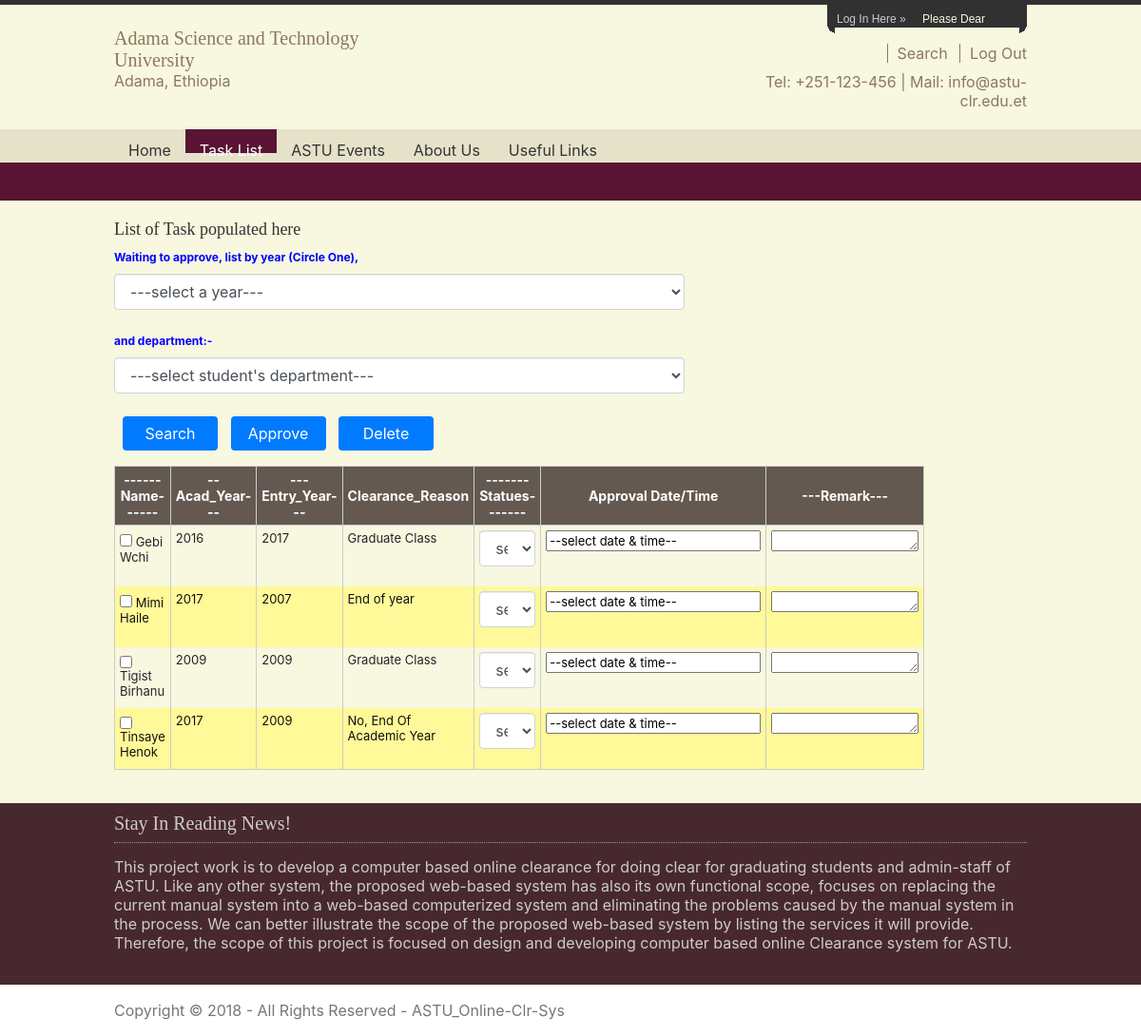
Screenshot of /pages/task_list_2.php with the database file from the repository.
### tables this page shows
CREATE TABLE `user_basic_info` (
  `id` varchar(50) NOT NULL,
  `name` varchar(50) NOT NULL,
  `user_role` varchar(50) NOT NULL,
  `email` varchar(50) NOT NULL,
  `userp_key` varchar(50) NOT NULL,
  `cuserp_key` varchar(50) NOT NULL,
  `created_date` date NOT NULL
);

CREATE TABLE `user_details` (
  `id` varchar(50) NOT NULL,
  `sex` varchar(50) NOT NULL,
  `dept_name` varchar(50) NOT NULL,
  `institution_name` varchar(50) NOT NULL,
  `staff_position` varchar(50) NOT NULL,
  `entry_year` year(4) NOT NULL,
  `acad_year` year(4) NOT NULL,
  `year_circ` varchar(50) NOT NULL,
  `semester` varchar(15) NOT NULL,
  `prog_type` varchar(50) NOT NULL,
  `reason_4clr` varchar(50) NOT NULL,
  `clr_status` varchar(15) NOT NULL,
  `remark` varchar(250) NOT NULL,
  `approval_datetime` date NOT NULL,
  `stud_comment` varchar(1000) NOT NULL,
  `staff_comment` varchar(1000) NOT NULL,
  `phone_num` varchar(20) NOT NULL
);

### pages/task_list_2.php (the view, shortened to what this page needs)
<?php
	include_once '../astu_dbconnect.php';
	$sql = "select user_basic_info.name, user_details.acad_year, user_details.entry_year,
			user_details.reason_4clr from user_basic_info inner join user_details on user_basic_info.id = user_details.id
			where user_details.entry_year != '' order by user_basic_info.name ASC";
			$result = mysqli_query($conn, $sql);
?>
<html xmlns="http://www.w3.org/1999/xhtml">
<head>
<link rel="stylesheet" href="../layout/styles/layout.css" type="text/css" />
<link rel="stylesheet" href="../layout/styles/regi-form.css" type="text/css" />
	 <link href="./layout/bootstrap/css/bootstrap.min.css" rel="stylesheet" media="screen">
     <link href="../layout/css/bootstrap-datetimepicker.min.css" rel="stylesheet" media="screen">
</head>
<body>
<div class="wrapper col0">
  <div id="topbar">
    <div id="loginpanel">
      <ul>
        <li class="left">Log In Here &raquo;</li>
        <li class="right" id="toggle"><a id="slideit" href="#slidepanel"> Please Dear </a>
		<a id="closeit" style="display: none;" href="#slidepanel">Close Panel</a></li>
      </ul>
    </div>
    <br class="clear" />
  </div>
</div>
<div class="wrapper col1">
  <div id="header">
    <div id="logo">
      <h3><a href="../index.php">Adama Science and Technology University</a></h3>
      <p>Adama, Ethiopia</p>
    </div>
    <div class="fl_right">
      <ul>
        <li class="last"></li>
			<li><a id="slideit" href="https://www.google.com/search">Search</a></li>
			<li><a href="../index.php">Log Out</a></li>
      </ul>
      <p>Tel: +251-123-456 | Mail: info@astu-clr.edu.et</p>
    </div>
    <br class="clear" />
  </div>
</div>
<div class="wrapper col2">
  <div id="topnav">
    <ul>
      <li><a href="../index.php">Home</a>
      </li>
      <li class="active"><a href="task_list_2.php">Task List</a>
      </li>
      <li><a href="astu_events.html">ASTU Events</a>
      </li>
      <li><a href="#">About Us</a></li>
      <li class="last"><a href="#">Useful Links</a></li>
    </ul>
  </div>
</div>
<div class="wrapper col4">
  <div id="container">
    <div id="content">
      <h1> List of Task populated here </h1>
	  <form >
	  <div class="form-group">
						<label for="name" style="font-size:12; color:blue;" >Waiting to approve, list by year (Circle One),</label>
						<br>
						<select name="year_circ" id="year_circ" class="form-control" style="">
						<option value="0">---select a year---</option>
						</select>
					<br>
						<label for="name" style="font-size:12; color:blue;" >and department:-</label>
						<select name="stud_dept" id="stud_dept" class="form-control" style="">
						<option value="0">---select student's department---</option>
						</select>
			<br>
			<input type="submit" name="search" value="Search" class="btn btn-primary" style="color:White;background-color:;border-style:None;width:100px;"/>
			<input type="submit" name="approve" value="Approve" class="btn btn-primary" style="color:White;background-color:;border-style:None;width:100px;"/>
			<input type="submit" name="delete" value="Delete" class="btn btn-primary" style="color:White;background-color:;border-style:None;width:100px;"/>
		</div>
      </form>
      <table summary="Summary Here" cellpadding="0" cellspacing="0" border="0" >
        <thead style="font-size:14px;">
          <tr>
            <th>------Name------</th>
            <th>--Acad_Year---</th>
            <th>---Entry_Year---</th>
            <th>Clearance_Reason</th>
			<th>-------Statues-------</th>
			<th>Approval Date/Time</th>
			<th>---Remark---</th>
          </tr>
        </thead>
		<tbody>
<?php
$k = 0;
	while ($row = mysqli_fetch_array($result))
	{
		if ($k % 2 == 0)
			$class_name = "even_row";
		else
			$class_name = "odd_row";
 ?>
	<tr style="font-size:13px;" class = "<?php if(isset($class_name)) echo $class_name;?>" id="list_table">
		<td> <input type="checkbox" >
			 <?php echo $row["name"]; ?> </td>
		<td> <?php echo $row["acad_year"]; ?> </td>
		<td> <?php echo $row["entry_year"]; ?> </td>
		<td> <?php echo $row ["reason_4clr"]; ?> </td>
		<td>
		<form >
		<div class="form-group" >
						<select name="clr_status" id="clr_status" class="form-control" >
						<option value="0" >select status </option>
						</select>
		</div>
		</form>
		</td>
		<td>
		<div class="container_4date">
		<div class="control-group4date">
                <div class="controls input-append date form_datetime" data-date="1979-09-16T05:25:07Z" data-date-format="dd MM yyyy - HH:ii p" data-link-field="dtp_input1">
                    <input size="22" type="text" value="--select date & time--" readonly>
                </div>
				<input type="hidden" id="dtp_input1" value="" /><br/>
         </div>
         </div>
		</td>
		<td>  <textarea name="remark" id="remark" cols="16" rows="1"></textarea> </td>
	</tr>
<?php
 $k++;
}
?>
	 </tbody>
      </table>
    </div>
  </div>
</div>
<div class="wrapper col5">
	<div id="footer">
      <h2>Stay In Reading News!</h2>
          <p>
		 This project work is to develop a computer based online clearance for doing clear for graduating students and admin-staff of ASTU. Like any other system, the proposed web-based system has also its own functional scope, focuses on replacing the current manual system into a web-based computerized system and eliminating the problems caused by the manual system in the process. We can better illustrate the scope of the proposed web-based system by listing the services it will provide. Therefore, the scope of this project is focused on design and developing computer based online Clearance system for ASTU.
    </div>
    <br class="clear" />
  </div>
<div class="wrapper col6">
  <div id="copyright">
    <p class="fl_left">Copyright &copy; 2018 - All Rights Reserved - <a href="#">ASTU_Online-Clr-Sys</a></p>
    <br class="clear" />
  </div>
</div>
</body>
</html>

### layout/styles/layout.css (style rules this page uses)
html { overflow-y:scroll; }
body { margin:0; padding:0; font-size:12px; font-family:verdana, Arial, Helvetica, sans-serif; color:#333333; background-color:#FFFFFF; }
.right { text-align:right; }
a { outline:none; text-decoration:none; }
.fl_left, .imgl { float:left; }
.fl_right, .imgr { float:right; }
div.wrapper { display:block; width:100%; margin:0; padding:0; text-align:left; }
div.wrapper h1, div.wrapper h2, div.wrapper h3, div.wrapper h4, div.wrapper h5, div.wrapper h6 { margin:0; padding:0; font-size:20px; font-weight:normal; line-height:normal; font-family:Georgia, "Times New Roman", Times, serif; }
.col0 { color:#313131; background-color:#F8F7DF; border-top:5px solid #313131; }
.col1, .col1 a { color:#8B785F; background-color:#F8F7DF; }
.col2 { color:#333333; background:url("images/topnav_bg.gif") bottom left repeat-x #E5E2C9; }
.col4 { color:#666666; background-color:#F8F7DF; }
.col5 { color:#CCCCCC; background-color:#48282F; }
.col6, .col6 a { color:#767772; background-color:#FFFFFF; }
#header, #topbar, #topnav, #breadcrumb, #container, #footer, #copyright { display:block; position:relative; width:960px; margin:0 auto; }
#header { padding:0 0 20px 0; }
#header #logo { display:block; float:left; width:300px; overflow:hidden; }
#header #logo h1, #header p, #header ul { margin:0; padding:0; list-style:none; line-height:normal; }
#header .fl_right { display:block; float:right; width:330px; margin:17px 0 0 0; padding:0; text-align:right; }
#header .fl_right ul { margin-bottom:10px; }
#header li { display:inline; margin:0 0 0 8px; padding:0 0 0 10px; border-left:1px solid #8B785F; }
#header li.last { margin-right:0; padding-right:0; border:none; }
#container { padding:20px 0; }
#container h1, #container h2, #container h3, #container h4, #container h5, #container h6 { font-size:18px; margin:0 0 10px 0; color:#333333; background-color:#F8F7DF; }
#content { display:block; float:left; width:600px; }
#footer { padding:10px 0; }
#footer h2 { margin-bottom:15px; padding-bottom:8px; border-bottom:1px dotted #999999; }
#footer p, #footer ul, #footer a { margin:0; padding:0; font-weight:normal; list-style:none; line-height:normal; }
#copyright { padding:15px 0; }
#copyright p { margin:0; padding:0; }

### layout/styles/navi.css (style rules this page uses)
#topnav { height:75px; overflow:hidden; }
#topnav ul { display:block; width:100%; height:75px; margin:0; padding:0; list-style:none; }
#topnav li { display:block; float:left; }
#topnav li.last { margin-right:0; }
#topnav ul li a:link, #topnav ul li a:visited, #topnav ul li a:hover { display:block; float:left; height:25px; padding:10px 15px 0 15px; color:#333333; background-color:#E5E2C9; }
#topnav ul li.active a, #topnav ul li a:hover { color:#FFFFFF; background-color:#591434; }

### layout/styles/forms.css (style rules this page uses)
form, fieldset, legend { margin:0; padding:0; border:none; }
input, textarea, select { font-size:12px; font-family:Verdana, Arial, Helvetica, sans-serif; }

### layout/styles/tables.css (style rules this page uses)
table { width:100%; border-collapse:collapse; table-layout:auto; vertical-align:top; margin-bottom:15px; border:1px solid #CCCCCC; }
table thead th { color:#FFFFFF; background-color:#645951; border:1px solid #CCCCCC; border-collapse:collapse; text-align:center; table-layout:auto; vertical-align:middle; }
table tbody td { vertical-align:top; border-collapse:collapse; border-left:1px solid #CCCCCC; border-right:1px solid #CCCCCC; }
table thead th, table tbody td { padding:5px; border-collapse:collapse; }

### layout/styles/loginslider.css (style rules this page uses)
#topbar { display:block; position:relative; width:960px; margin:0 auto; font-size:12px; font-family:Verdana, Arial, Helvetica, sans-serif; }
#topbar a { color:#F8F7DF; background-color:#313131; }
#loginpanel { display:block; position:relative; top:0; }
#loginpanel ul { display:block; float:right; width:210px; height:24px; margin:0; padding:6px 0 0 0; text-align:center; color:#CCCCCC; background-color:#313131; }
#loginpanel li { display:block; height:24px; margin:0; padding:0; }
#loginpanel li.left { float:left; text-align:right; padding-left:10px; background:url("images/tab_l.gif") no-repeat bottom left; }
#loginpanel li.right { float:right; text-align:left; padding-right:10px; background:url("images/tab_r.gif") no-repeat bottom right; }
#loginpanel a { display:block; width:100px; }

### pages/task_list_2.php (style rules this page uses)
.odd_Row { background-color: #FFF999;  font-size:12px; color:#101010; }

### rows the page displays
user_basic_info: name "Gebi Wchi", user_details.acad_year "2016", user_details.entry_year "2017", user_details.reason_4clr "Graduate Class"
user_basic_info: name "Mimi Haile", user_details.acad_year "2017", user_details.entry_year "2007", user_details.reason_4clr "End of year"
user_basic_info: name "Tigist Birhanu", user_details.acad_year "2009", user_details.entry_year "2009", user_details.reason_4clr "Graduate Class"
user_basic_info: name "Tinsaye Henok", user_details.acad_year "2017", user_details.entry_year "2009", user_details.reason_4clr "No, End Of Academic Year"
